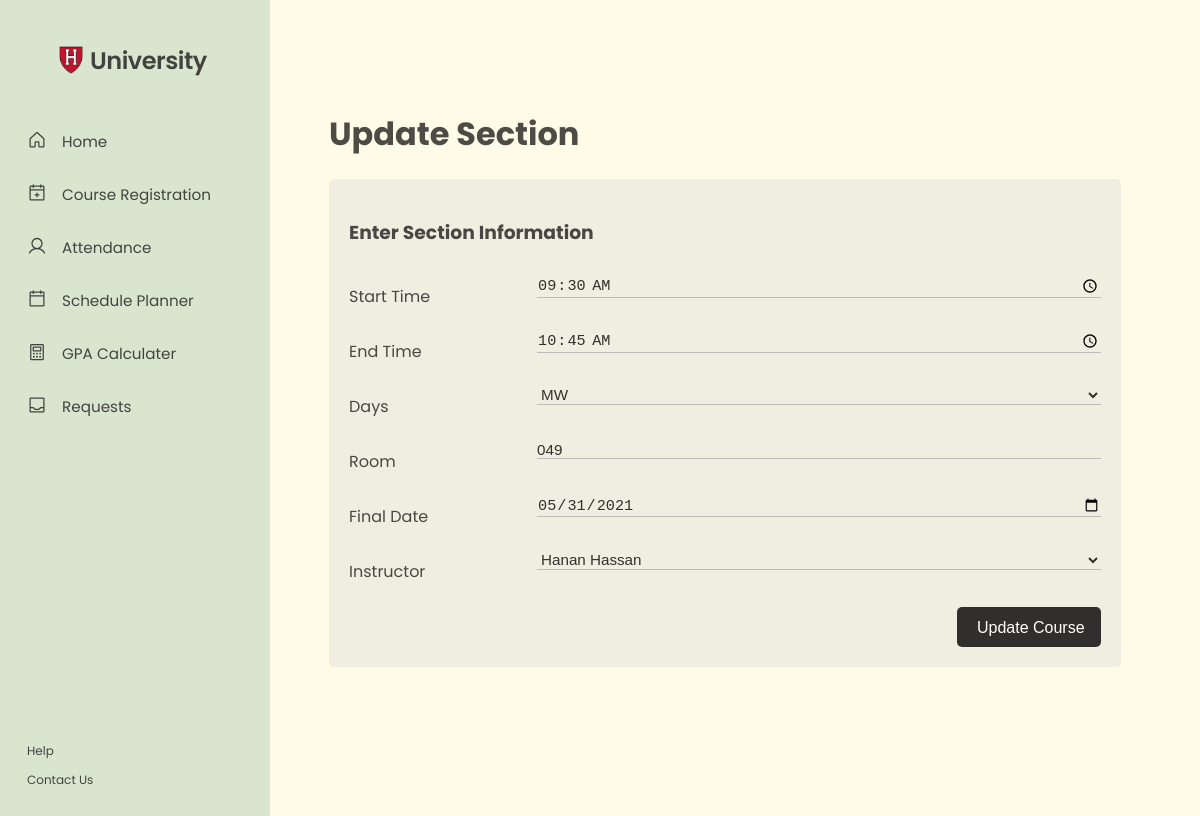
/HOD-updateSection.php?sectionID=23, run on the app's committed database.
### tables this page shows
CREATE TABLE `course_sections` (
  `ID` int(11) NOT NULL,
  `semesterID` int(11) DEFAULT NULL,
  `courseID` int(11) DEFAULT NULL,
  `sectionNumber` int(11) NOT NULL,
  `startTime` time NOT NULL,
  `endTime` time NOT NULL,
  `days` varchar(5) NOT NULL,
  `room` varchar(10) NOT NULL,
  `availableSeats` int(11) NOT NULL DEFAULT 25,
  `finalDate` date DEFAULT NULL,
  `instructorID` int(11) NOT NULL
);

CREATE TABLE `instructors` (
  `ID` int(11) NOT NULL,
  `username` varchar(50) NOT NULL,
  `fullName` varchar(100) NOT NULL,
  `phoneNumber` varchar(20) NOT NULL,
  `emailAddress` varchar(100) NOT NULL,
  `password` varchar(255) NOT NULL,
  `departmentID` int(11) NOT NULL
);

### HOD-updateSection.php (the view, shortened to what this page needs)
<?php
    if(isset($_GET['sectionID'])) {
        $sectionID = $_GET['sectionID'];
        try{
            require('Database/connection.php');
            $stmt = $db->prepare("SELECT * FROM course_sections WHERE ID=?");
            $stmt->execute(array($sectionID));
        }
        catch(PDOException $e){
            die($e->getMessage());
        }
    }
    else {
        die("Please Select a Valid Section");
    }
?>
<!DOCTYPE html>
<html lang="en">
<head>
    <link rel="stylesheet" href="generalstyling.css">
</head>
<body>
    <div class="wrapper">
        <div class="sidebar-wrapper">
        </div>
        <div class="pagecontent-wrapper" id="main">
            <div class="title" >
                <h1>Update Section</h1>
            </div>
            <div class="container">
                <form method='post' action='HOD-e4.php'>
                    <div class="row">
                        <td><h3>Enter Section Information</h3></td>
                    </div>
                    <?php
                        if($row = $stmt->fetch(PDO::FETCH_ASSOC)) {
                    ?>
                    <div class="row">
                        <div class="col-25">
                            <label for="Course Code">Start Time</label>
                        </div>
                        <div class="col-75">
                            <input
                                class="input-field"
                                type="time"
                                name="startTime"
                                value="<?php echo $row['startTime'];?>"
                                autocomplete="off"
                                required
                            >
                        </div>
                    </div>
                    <div class="row">
                        <div class="col-25">
                            <label for="Course Code">End Time</label>
                        </div>
                        <div class="col-75">
                            <input
                                class="input-field"
                                type="time"
                                name="endTime"
                                value="<?php echo $row['endTime'];?>"
                                autocomplete="off"
                                required
                            >
                        </div>
                    </div>
                    <div class='row'>
                        <div class='col-25'>
                            <label for='Section Days'>Days</label>
                        </div>
                        <div class='col-75'>
                            <select class='input-field' name='days' >
                                <option value='MW'
                                <?php
                                    if("MW" == $row['days'])
                                        echo "selected";
                                ?>
                                >MW</option>
                            </select>
                        </div>
                    </div>
                    <div class="row">
                        <div class="col-25">
                            <label for="Credit Hours">Room</label>
                        </div>
                        <div class="col-75">
                            <input
                                class="input-field"
                                type="text"
                                maxlength="10"
                                name="room"
                                value="<?php echo $row['room'];?>"
                                autocomplete="off"
                                required
                            >
                        </div>
                    </div>
                    <div class='row'>
                        <div class='col-25'>
                            <label for='Final Date'>Final Date</label>
                        </div>
                        <div class='col-75'>
                            <input
                                class='input-field'
                                name='finalDate'
                                value="<?php echo $row['finalDate']?>"
                                type='date'
                                autocomplete='off'
                                required
                            />
                        </div>
                    </div>
                    <div class="row">
                            <div class='col-25'>
                                <label for='fname'>Instructor</label>
                            </div>
                            <div class='col-75'>
                                <?php
                                    echo "<select name='instructorID' class='input-field'>";
                                    try {
                                        require('Database/connection.php');
                                        $sql = "SELECT ID, fullName FROM instructors ORDER BY departmentID";
                                        $rs2 = $db->query($sql);
                                    }
                                    catch(PDOException $e) {
                                        die($e->getMessage());
                                    }
                                    foreach($rs2 as $option2) {
                                    $instructorID = $option2['ID'];
                                    echo "<option value='$instructorID'";
                                    if($row['instructorID'] == $instructorID)
                                        echo "selected";
                                    echo "> ". $option2['fullName'] . "</option>";
                                    }
                                    echo "</select>";
                                ?>
                            </div>
                        </div>
                    <div class="row" id="submitDiv">
                        <input class="submitBtn" type="submit" value="Update Course" name="updateCourseSubmit" />
                    </div>
                </form>
                <?php } ?>
            </div>
        </div>
    </div>
</body>

### generalstyling.css (style rules this page uses)
html { background-color: #FEFBE7; font-family: 'Poppins'; color: rgba(0, 0, 0, 0.7); }
#openbtn { background-color: #FEFBE7; }
.sidenav { height: 100%; width: 0; position: fixed; z-index: 1; top: 0; left: 0; background-color: #DAE5D0; overflow-x: hidden; transition: 0.5s; white-space: nowrap; display: none; }
.logo { display: flex; align-items: center; padding-bottom: 2%; padding-top: 4%; height: 10%; }
.logo img { width: 28px; margin-left: 21%; }
.logo h4 { font-size: 1.5rem; font-weight: 600; letter-spacing: -0.5px; font-family: "Poppins", sans-serif; padding-left: 2%; }
#sidenav-head { display: flex; flex-direction: column; }
.sideElement a, #sidenav-footer a { display: block; color: rgba(0, 0, 0, 0.7); padding: 8px 8px 8px 32px; text-decoration: none; font-family: "Poppins", sans-serif; font-size: 0.95rem; transition: 0.3s; }
.sideElement { display: flex; flex-direction: row; }
.sideElement a { display: block; padding: 15px; }
#icon { padding-top: 15px; padding-left: 10%; height: 20px; width: 20px; opacity: 0.7; }
#spacing { height: 25%; }
#sidenav-footer { display: flex; flex-direction: column; height: fit-content; left: 1%; bottom: 2%; }
#sidenav-footer a { font-size: 0.75rem; padding: 2% 10%; }
#main { transition: .5s; padding: 3% 6%; }
.wrapper { height: 100vw; }
@media screen and (min-width: 992px) { .sidenav { width: 270px; display: block; } }
@media screen and (min-width: 992px) { #main { margin-left: 250px; } }
.container { border-radius: 5px; background-color: rgba(236, 232, 221, 0.7); padding: 20px; }
.col-25 { float: left; width: 25%; margin-top: 6px; }
.col-75 { float: left; width: 75%; margin-top: 6px; }
label { padding: 12px 12px 12px 0; display: inline-block; }
.input-field { width: 100%; height: 100%; background: none; border: none; outline: none; border-bottom: 1px solid #bbb; padding: 0; font-size: 0.95rem; color: rgba(0, 0, 0, 0.8); transition: 0.4s; resize: vertical; }
.submitBtn { width: 9rem; height: 40px; background-color:rgba(0, 0, 0, 0.8); color: #fff; border: none; padding: 12px 20px; cursor: pointer; float: right; border-radius: 5px; font-size: 1rem; transition: 0.3s; }
#submitDiv { margin-top: 0.7rem; }
.row:after { content: ""; display: table; clear: both; }

### data on the page
course_sections: startTime "09:30:00", endTime "10:45:00", days "MW", room "049", finalDate "05/31/2021", instructorID "Hanan Hassan"
